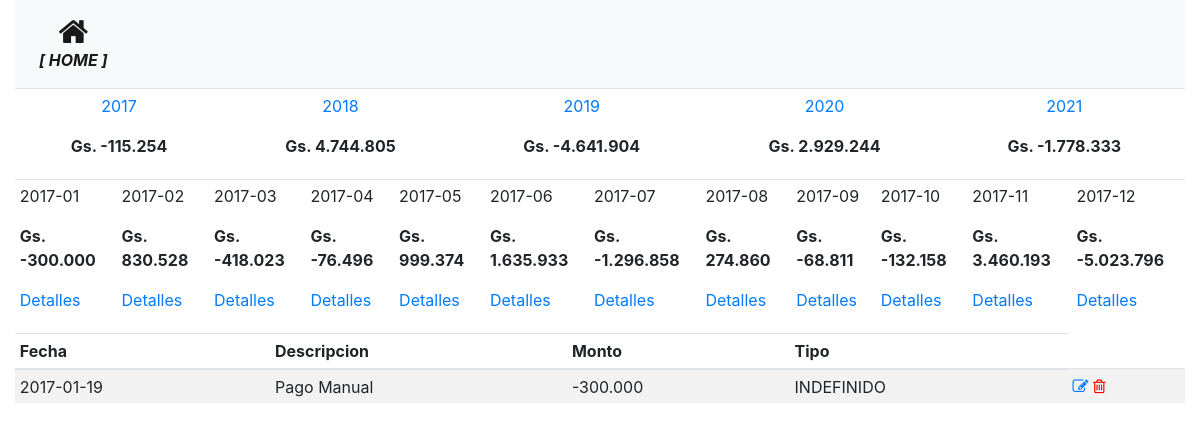
The app's page /historial_operacion/2017/2017-01, older data.
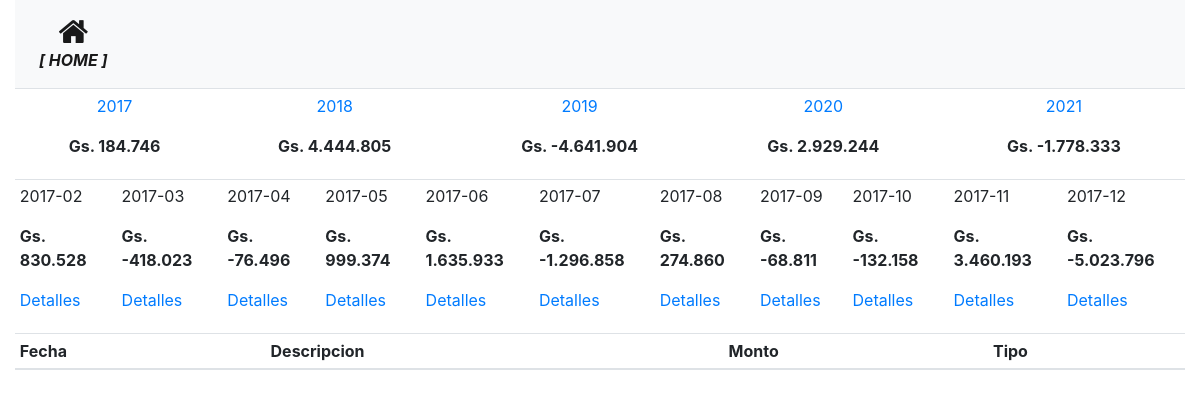
The same page, newer data.
### models.py (models this page shows, shortened)
class Movimientos(db.Model):
    __tablename__='movimientos'
    id = db.Column(db.Integer, primary_key=True)
    date = db.Column(db.Date, nullable=False)
    fecha_operacion = db.Column(db.Date, nullable=False)
    descripcion = db.Column(db.String(100), nullable=False)
    monto_operacion = db.Column(db.Integer)
    id_tipo_movimiento = db.Column(db.Integer, db.ForeignKey('tipos_movimiento.id'), nullable=True)
    tipo_movimiento = db.relationship('TiposMovimiento',backref='tipo_movimiento', foreign_keys=[id_tipo_movimiento])

class TiposMovimiento(db.Model):
    __tablename__='tipos_movimiento'
    id = db.Column(db.Integer, primary_key=True)
    tipo = db.Column(db.String(100), nullable=False)

### routes.py (the view)
@app.route('/historial_operacion/<string:anno>/<string:anno_mes>', methods=['GET', 'POST'])
def historial_operacion(anno, anno_mes):
    movimientos_anno = dbmodel.session.query(func.strftime("%Y", Movimientos.fecha_operacion).label('anno'), func.sum(Movimientos.monto_operacion).label('total')).group_by(func.strftime("%Y", Movimientos.fecha_operacion)).all()
    movimientos_anno_especifico = dbmodel.session.query(func.strftime("%Y-%m", Movimientos.fecha_operacion).label('fecha'), func.sum(Movimientos.monto_operacion).label('total')).group_by(func.strftime("%Y-%m", Movimientos.fecha_operacion)).filter(func.strftime("%Y", Movimientos.fecha_operacion)==anno).all() #datetime.now().strftime("%Y")
    movimientos_mes_especifico = dbmodel.session.query(func.strftime("%Y-%m", Movimientos.fecha_operacion).label('fecha'), func.sum(Movimientos.monto_operacion).label('total')).group_by(func.strftime("%Y-%m", Movimientos.fecha_operacion)).filter(func.strftime("%Y", Movimientos.fecha_operacion)==anno).all() #datetime.now().strftime("%Y")
    movimientos_mes_detalle = dbmodel.session.query(Movimientos).filter(func.strftime("%Y-%m", Movimientos.fecha_operacion)==anno_mes).all()
    return render_template('historial_operaciones.html', anno=anno, movimientos_anno=movimientos_anno, movimientos_anno_especifico=movimientos_anno_especifico, movimientos_mes_especifico=movimientos_mes_especifico, movimientos_mes_detalle=movimientos_mes_detalle)

### templates/historial_operaciones.html
{% extends "base.html" %}
{% block main %}
        <table class="table table-sm text-center">
            {% for movimiento in movimientos_anno %}
                <td>
                    <p class="card-text"><a href="{{ url_for('historial_operacion', anno=movimiento.anno, anno_mes=movimiento.anno+'-'+'01') }}" class="card-link">{{ movimiento.anno }}</a></p>
                    <p class="card-text"><strong>{{ "Gs. {:,.0f}".format(movimiento.total).replace(",", ".") }}</strong></p>
                </td>
            {% endfor %}
        </table>
            <table class="table table-sm">
                {% for movimiento in movimientos_anno_especifico %}
                <td>
                    <p class="card-text">{{ movimiento.fecha }}</p>
                    <p class="card-text"><strong>{{ "Gs. {:,.0f}".format(movimiento.total).replace(",", ".") }}</strong></p>
                    <p class="card-text"><a href="{{ url_for('historial_operacion', anno=anno, anno_mes=movimiento.fecha) }}">Detalles</a></p>
                </td>
                {% endfor %}
            </table>
        <table class="table table-striped  table-sm">
            <thead>
                <tr>
                <th>Fecha</th>
                <th>Descripcion</th>
                <th>Monto</th>
                <th>Tipo</th>
                </tr>
            </thead>
            <tbody>
                {% for operacion in movimientos_mes_detalle %}
                <tr>
                    <td>{{ operacion.fecha_operacion }}</td>
                    <td>{{ operacion.descripcion }}</td>
                    <td>{{ "{:,.0f}".format(operacion.monto_operacion).replace(",", ".") }}</td>
                    <td>{{ operacion.tipo_movimiento.tipo }}</td>
                    <td class="align-self-end">
                        <a href="{{ url_for('modificar_operacion', operacion_id=operacion.id) }}"><i class="fa fa-pencil-square-o"></i></a>
                        <a href="{{ url_for('borrar_operacion', operacion_id=operacion.id) }}" style="color:red"><i class="fa fa-trash-o"></i></a>
                    </td>
                </tr>
                {% endfor %}
            </tbody>
        </table>
{% endblock %}

### templates/base.html (shortened to what this page needs)
<!doctype html>
<html lang="en">
  <head>
    <link rel="stylesheet" href="https://stackpath.bootstrapcdn.com/bootstrap/4.5.0/css/bootstrap.min.css">
    <link rel="stylesheet" href="https://maxcdn.bootstrapcdn.com/font-awesome/4.4.0/css/font-awesome.min.css">
  </head>
  <body>
    <div class="container-fluid">
      <nav class="navbar navbar-expand navbar-light bg-light">
        <ul class="navbar-nav text-center">
          <li class="nav-item active">
              <a href="{{ url_for('index') }}" class="nav-link d-flex flex-column">
              <i class="fa fa-home fa-2x"></i>
              <span class="d-none d-sm-inline"><i><strong>[ HOME ]</strong></i></span></a>
          </li>
        </ul>
      </nav>
      <div>
        {% block main %}{% endblock %}
      </div>
    </div>
  </body>
</html>

Row changes from the older to the newer data that the page shows:
no longer on this page (row edited): Movimientos: fecha_operacion "2017-01-19", descripcion "Pago Manual", monto_operacion "-300.000", tipo_movimiento.tipo "INDEFINIDO"
Text that changed along with them:
new list line: "2017 Gs. 184.746"
new list line: "2018 Gs. 4.444.805"
list line gone: "2017 Gs. -115.254"
list line gone: "2018 Gs. 4.744.805"
list line gone: "2017-01 Gs. -300.000 Detalles"
